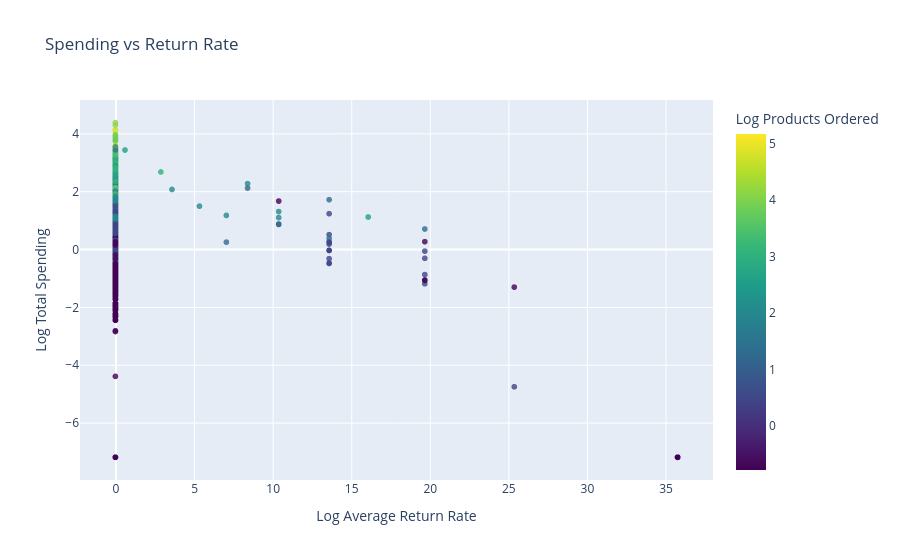

The cell this chart's notebook holds for it:
### Code cell
# Customer Segments based on Spending & Returns


fig = px.scatter(customers, x = "log_average_return_rate", y = "log_total_spending", 
                 title = "Spending vs Return Rate",
                 labels = {"log_average_return_rate": "Log Average Return Rate", "log_total_spending": "Log Total Spending"},
                 color = "log_products_ordered",        # Color by products ordered
                 color_continuous_scale = "viridis",
                 opacity = 0.8)

fig.update_layout(coloraxis_colorbar = dict(title = "Log Products Ordered"))
fig.show()

### Figure 1 — Plotly figure (JSON) as saved in the notebook; plotly's stock layout.template omitted (floating-point values rounded to 4 significant figures; data arrays with more than 128 entries replaced by an {"elided": "..."} marker saying what was removed)
{"data": [{"hovertemplate": "Log Average Return Rate=%{x}<br>Log Total Spending=%{y}<br>log_products_ordered=%{marker.color}<extra></extra>", "legendgroup": "", "marker": {"color": {"elided": "24874 float values"}, "coloraxis": "coloraxis", "opacity": 0.8, "symbol": "circle"}, "mode": "markers", "name": "", "showlegend": false, "type": "scattergl", "x": {"elided": "24874 float values"}, "xaxis": "x", "y": {"elided": "24874 float values"}, "yaxis": "y"}], "layout": {"coloraxis": {"colorbar": {"title": {"text": "Log Products Ordered"}}, "colorscale": [[0, "#440154"], [0.1111, "#482878"], [0.2222, "#3e4989"], [0.3333, "#31688e"], [0.4444, "#26828e"], [0.5556, "#1f9e89"], [0.6667, "#35b779"], [0.7778, "#6ece58"], [0.8889, "#b5de2b"], [1, "#fde725"]]}, "legend": {"tracegroupgap": 0}, "title": {"text": "Spending vs Return Rate"}, "xaxis": {"anchor": "y", "domain": [0, 1], "title": {"text": "Log Average Return Rate"}}, "yaxis": {"anchor": "x", "domain": [0, 1], "title": {"text": "Log Total Spending"}}}}
